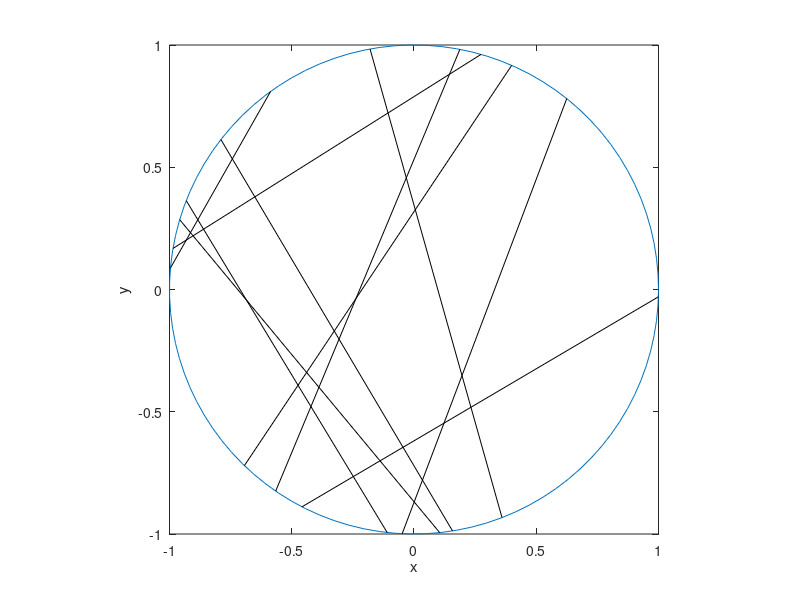

MATLAB code to generate this figure:
% Simulate a Poisson line process on a disk.
% Author: H. Paul Keeler, 2019.

close all; clearvars; clc;

%%%START Parameters START%%%
%Poisson line process parameters
lambda=2; %intensity (ie mean density) of the Poisson *line* process

%Simulation disk dimensions
xx0=0; yy0=0; %center of disk
r=1; %disk radius
massLine=2*pi*r*lambda; %total measure of line process
%%%END Parameters END%%%

%%%START Simulate a Poisson line process on a disk START%%%
%Simulate Poisson point process
numbLines=poissrnd(massLine);%Poisson number of lines
theta=2*pi*rand(numbLines,1); %choose angular component uniformly
p=r*rand(numbLines,1); %choose radial component uniformly
q=sqrt(r.^2-p.^2); %distance to circle edge (alonge line)

%calculate trig values
sin_theta=sin(theta);
cos_theta=cos(theta);

%calculate segment endpoints of Poisson line process
xx1=xx0+p.*cos_theta+q.*sin_theta;
yy1=yy0+p.*sin_theta-q.*cos_theta;
xx2=xx0+p.*cos_theta-q.*sin_theta;
yy2=yy0+p.*sin_theta+q.*cos_theta;
%%%END Simulate a Poisson line process on a disk END%%%


%%% START Plotting %%%START
%plot circle
t=linspace(0,2*pi,100);
xp=r*cos(t); yp=r*sin(t);
plot(xx0+xp,yy0+yp);
axis square; hold on;
xlabel('x'); ylabel('y');

%plot segments of Poisson line process
plot([xx1';xx2'],[yy1';yy2'],'k');
%%%END Plotting END%%%
